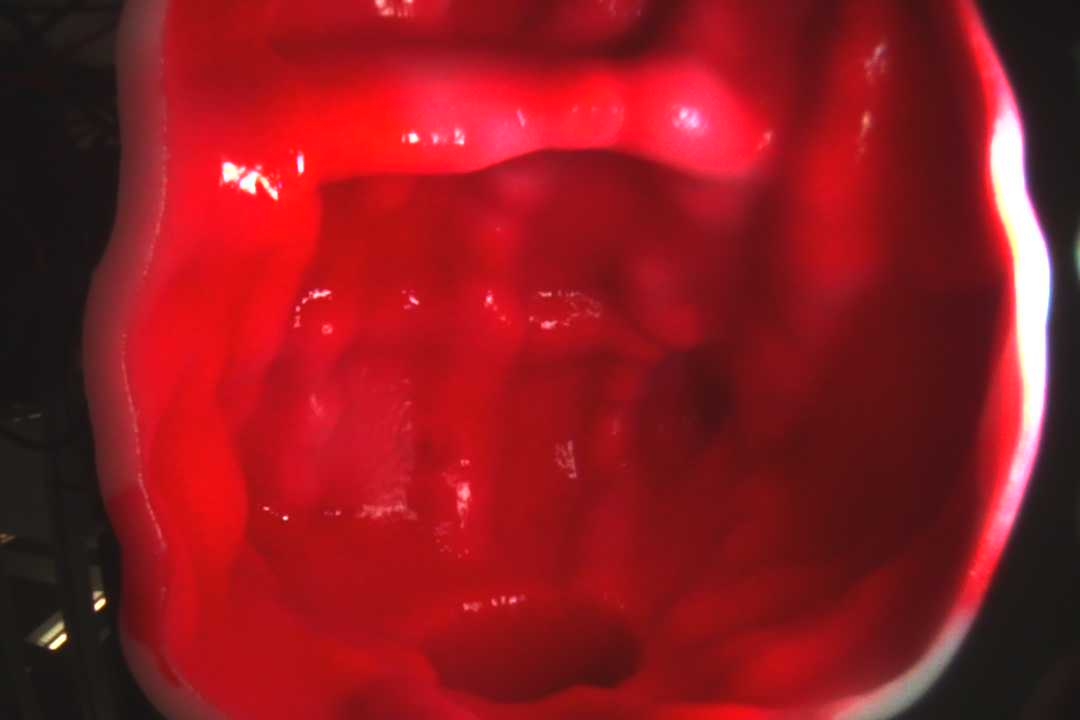
#> input picture samplePhoto2/1.jpg, 1080 x 720 px; its folder holds only this picture in this run
$ python optimize_unity_warp.py
#> lines starting #> are read from the running program, lines starting #| are printed output that depends on the picture
"""
Search best image-space alignment of Unity PNGs to original JPGs:
  - translation (dx, dy)  ~ XYZ / aim residual in image plane
  - anisotropic scale (sx, sy)  ~ independent horizontal / vertical FOV
  - also tries rot0 and rot180

Writes:
  compare_out/warped/{id}_unity_warped.png   best-warped Unity
  compare_out/warped/{id}_side_by_side.png   orig | warped | blend | diff
  compare_out/warped/best_params.csv
"""

from __future__ import annotations

import csv
import math
from pathlib import Path

import numpy as np
from PIL import Image, ImageDraw, ImageFont

ROOT = Path(__file__).resolve().parent.parent
ORIG_DIR = ROOT / "samplePhoto2"
UNITY_DIR = ROOT / "Unity based on read transform"
OUT_DIR = ROOT / "compare_out" / "warped"

# Keep aspect; work at half-res for speed, then apply params at full-res.
WORK_W, WORK_H = 540, 360
SX_MIN, SX_MAX, SX_STEPS = 0.70, 1.50, 17
SY_MIN, SY_MAX, SY_STEPS = 0.70, 1.50, 17
IDS = list(range(1, 10))
TRY_ROTS = (0, 180)


def load_rgb(path: Path, size: tuple[int, int] | None = None) -> Image.Image:
    img = Image.open(path).convert("RGB")
    if size is not None:
        img = img.resize(size, Image.Resampling.BILINEAR)
    return img


def to_gray(img: Image.Image) -> np.ndarray:
    a = np.asarray(img, dtype=np.float32)
    return 0.2989 * a[..., 0] + 0.5870 * a[..., 1] + 0.1140 * a[..., 2]


def sobel_mag(g: np.ndarray) -> np.ndarray:
    gx = np.zeros_like(g)
    gy = np.zeros_like(g)
    gx[:, 1:-1] = 0.5 * (g[:, 2:] - g[:, :-2])
    gy[1:-1, :] = 0.5 * (g[2:, :] - g[:-2, :])
    mag = np.sqrt(gx * gx + gy * gy)
    # 3x3 separable blur
    k = np.array([0.25, 0.5, 0.25], dtype=np.float32)
    tmp = np.pad(mag, ((0, 0), (1, 1)), mode="edge")
    tmp = tmp[:, :-2] * k[0] + tmp[:, 1:-1] * k[1] + tmp[:, 2:] * k[2]
    tmp = np.pad(tmp, ((1, 1), (0, 0)), mode="edge")
    return tmp[:-2, :] * k[0] + tmp[1:-1, :] * k[1] + tmp[2:, :] * k[2]


def zscore(a: np.ndarray) -> np.ndarray:
    m = float(a.mean())
    s = float(a.std())
    if s < 1e-6:
        return a * 0.0
    return (a - m) / s


def fft_ncc_best_shift(ref: np.ndarray, mov: np.ndarray) -> tuple[float, int, int]:
    r = zscore(ref)
    m = zscore(mov)
    corr = np.fft.ifft2(np.fft.fft2(r) * np.conj(np.fft.fft2(m))).real / r.size
    iy, ix = np.unravel_index(int(np.argmax(corr)), corr.shape)
    h, w = corr.shape
    dy = iy if iy <= h // 2 else iy - h
    dx = ix if ix <= w // 2 else ix - w
    return float(corr[iy, ix]), int(dy), int(dx)


def warp_gray(g: np.ndarray, sx: float, sy: float, dx: int = 0, dy: int = 0) -> np.ndarray:
    """Anisotropic scale about center, then translate. Output same HxW."""
    h, w = g.shape
    nw = max(1, int(round(w * sx)))
    nh = max(1, int(round(h * sy)))
    # normalize display range for PIL
    gmax = float(g.max()) if float(g.max()) > 1e-6 else 1.0
    pil = Image.fromarray(np.clip(g / gmax * 255.0, 0, 255).astype(np.uint8), mode="L")
    pil = pil.resize((nw, nh), Image.Resampling.BILINEAR)
    canvas = Image.new("L", (w, h), 0)
    canvas.paste(pil, ((w - nw) // 2 + dx, (h - nh) // 2 + dy))
    return np.asarray(canvas, dtype=np.float32)


def warp_rgb(img: Image.Image, sx: float, sy: float, dx: int, dy: int) -> Image.Image:
    w, h = img.size
    nw = max(1, int(round(w * sx)))
    nh = max(1, int(round(h * sy)))
    resized = img.resize((nw, nh), Image.Resampling.BILINEAR)
    canvas = Image.new("RGB", (w, h), (0, 0, 0))
    canvas.paste(resized, ((w - nw) // 2 + dx, (h - nh) // 2 + dy))
    return canvas


def rotate_img(img: Image.Image, rot: int) -> Image.Image:
    return img.rotate(rot) if rot else img.copy()


def search_best(ref_e: np.ndarray, mov_e: np.ndarray) -> dict:
    best = {"ncc": -1e9, "sx": 1.0, "sy": 1.0, "dx": 0, "dy": 0}
    sxs = np.linspace(SX_MIN, SX_MAX, SX_STEPS)
    sys = np.linspace(SY_MIN, SY_MAX, SY_STEPS)
    for sx in sxs:
        for sy in sys:
            # scale first; shift solved by FFT
            scaled = warp_gray(mov_e, float(sx), float(sy), 0, 0)
            ncc, dy, dx = fft_ncc_best_shift(ref_e, scaled)
            if ncc > best["ncc"]:
                best = {
                    "ncc": ncc,
                    "sx": float(sx),
                    "sy": float(sy),
                    "dx": int(dx),
                    "dy": int(dy),
                }
    return best


def font(size: int = 14):
    try:
        return ImageFont.truetype("arial.ttf", size)
    except OSError:
        return ImageFont.load_default()


def make_side_by_side(orig: Image.Image, warped: Image.Image, title: str, params: dict) -> Image.Image:
    w, h = orig.size
    gap = 8
    header, footer = 40, 50
    canvas = Image.new("RGB", (4 * w + 5 * gap, header + h + footer), (20, 20, 20))
    draw = ImageDraw.Draw(canvas)
    f, fs = font(16), font(13)
    draw.text((gap, 10), title, fill=(240, 240, 240), font=f)

    o = np.asarray(orig, dtype=np.float32)
    u = np.asarray(warped, dtype=np.float32)
    blend = np.clip(0.5 * o + 0.5 * u, 0, 255).astype(np.uint8)
    diff = np.clip(np.abs(o - u), 0, 255).astype(np.uint8)

    tiles = [
        (orig, "original"),
        (warped, "unity warped"),
        (Image.fromarray(blend), "blend"),
        (Image.fromarray(diff), "abs diff"),
    ]
    for i, (im, label) in enumerate(tiles):
        x = gap + i * (w + gap)
        canvas.paste(im, (x, header))
        draw.text((x, header + h + 4), label, fill=(200, 200, 200), font=fs)

    info = (
        f"rot={params['rot']}  sx={params['sx']:.3f}  sy={params['sy']:.3f}  "
        f"dx={params['dx']}  dy={params['dy']}  edgeNCC={params['ncc']:.4f}"
    )
    draw.text((gap, header + h + 28), info, fill=(255, 220, 120), font=fs)
    return canvas


def main() -> None:
    OUT_DIR.mkdir(parents=True, exist_ok=True)
    rows: list[dict] = []

    for i in IDS:
        op = ORIG_DIR / f"{i}.jpg"
        up = UNITY_DIR / f"{i}.png"
        if not op.exists() or not up.exists():
            print(f"skip {i}")
            continue

        # Full-res originals for final warp output
        orig_full = load_rgb(op)
#> in load_rgb, img is the input picture: PIL image 1080x720 RGB; mean R, G, B 141.7, 25.6, 31.7
        unity_full = load_rgb(up)
        fw, fh = orig_full.size
#> fw = 1080; fh = 720

        # Work-res for search
        orig_w = orig_full.resize((WORK_W, WORK_H), Image.Resampling.BILINEAR)
        unity_w = unity_full.resize((WORK_W, WORK_H), Image.Resampling.BILINEAR)
        ref_e = sobel_mag(to_gray(orig_w))
#> in to_gray, `return 0.2989 * a[..., 0] + 0.5870 * a[..., 1] + 0.1140 * a[..., 2]`:
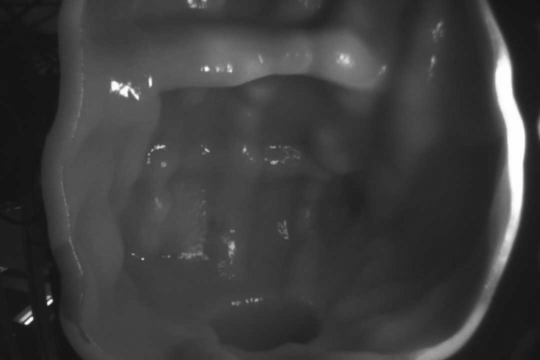
#> returned value: shape (360, 540) float32; min 18.85, max 255, mean 61.1
#> in sobel_mag, `gx = np.zeros_like(g)`: gx: shape (360, 540) float32; every value is 0
#> in sobel_mag, `gx[:, 1:-1] = 0.5 * (g[:, 2:] - g[:, :-2])`:
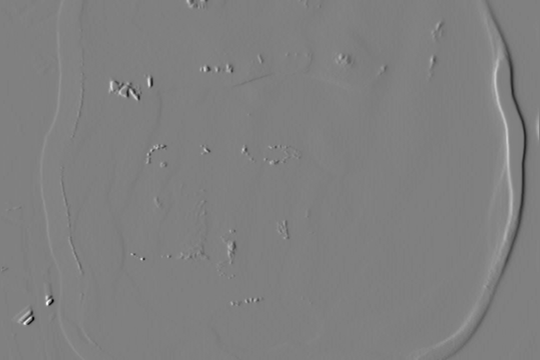
#> gx: shape (360, 540) float32; min -90.64, max 89.89, mean 0; drawn with min black and max white
#> in sobel_mag, `gy[1:-1, :] = 0.5 * (g[2:, :] - g[:-2, :])`:
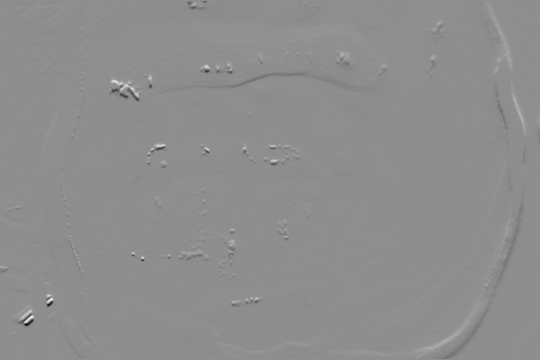
#> gy: shape (360, 540) float32; min -97.16, max 77.01, mean 0; drawn with min black and max white
#> in sobel_mag, `mag = np.sqrt(gx * gx + gy * gy)`:
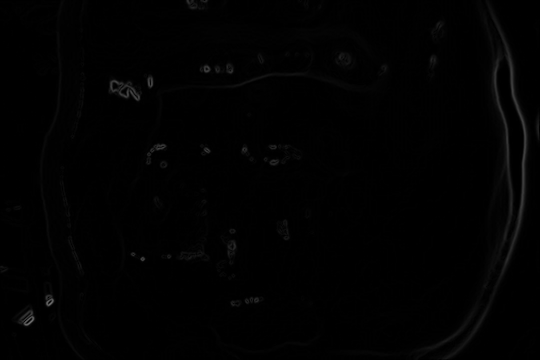
#> mag: shape (360, 540) float32; min 0, max 110.6, mean 1.9
#> in sobel_mag, `tmp = tmp[:, :-2] * k[0] + tmp[:, 1:-1] * k[1] + tmp[:, 2:] * k[2]`:
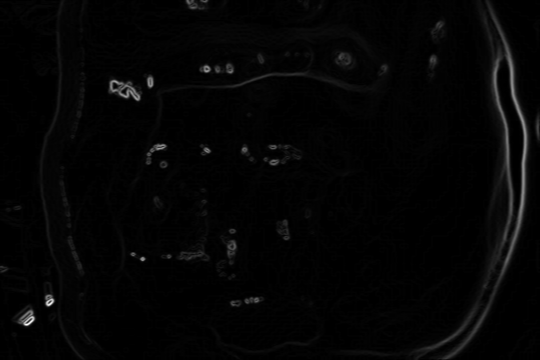
#> tmp: shape (360, 540) float32; min 0, max 98.57, mean 1.9; drawn with min black and max white

        best_all = None
        for rot in TRY_ROTS:
            mov = rotate_img(unity_w, rot)
            mov_e = sobel_mag(to_gray(mov))
            cand = search_best(ref_e, mov_e)
            cand["rot"] = rot
            if best_all is None or cand["ncc"] > best_all["ncc"]:
                best_all = cand
#> this loop made 2 passes
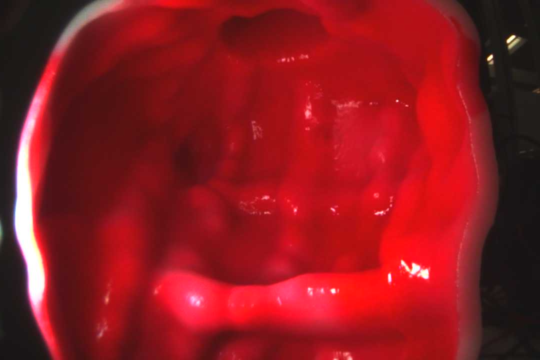
#> mov: PIL image 540x360 RGB; mean R, G, B 141.8, 25.7, 31.8

        assert best_all is not None

        # Map work-res shift to full-res
        scale_x = fw / WORK_W
        scale_y = fh / WORK_H
        dx_full = int(round(best_all["dx"] * scale_x))
        dy_full = int(round(best_all["dy"] * scale_y))

        unity_rot = rotate_img(unity_full, best_all["rot"])
        warped_full = warp_rgb(
            unity_rot, best_all["sx"], best_all["sy"], dx_full, dy_full
        )
#> in warp_rgb, `canvas = Image.new("RGB", (w, h), (0, 0, 0))`: canvas: PIL image 1080x720 RGB; every value is 0

        # Also warp work-res for side-by-side panel at work size
        warped_work = warp_rgb(
            rotate_img(unity_w, best_all["rot"]),
            best_all["sx"],
            best_all["sy"],
            best_all["dx"],
            best_all["dy"],
        )
#> in warp_rgb (call 2), `canvas = Image.new("RGB", (w, h), (0, 0, 0))`: canvas: PIL image 540x360 RGB; every value is 0
        panel = make_side_by_side(
            orig_w,
            warped_work,
            f"pair {i}: best sx/sy + shift (+rot search)",
            best_all,
        )
#> in make_side_by_side, `canvas = Image.new("RGB", (4 * w + 5 * gap, header + h + footer), (20,..`: canvas: PIL image 2200x450 RGB; every value is 20
#> the loop in make_side_by_side, `for i, (im, label) in enumerate(tiles):` made 4 passes
#> label on passes 1 to 4: 'original', 'unity warped', 'blend', 'abs diff'
#> after the loop in make_side_by_side, `for i, (im, label) in enumerate(tiles):`:
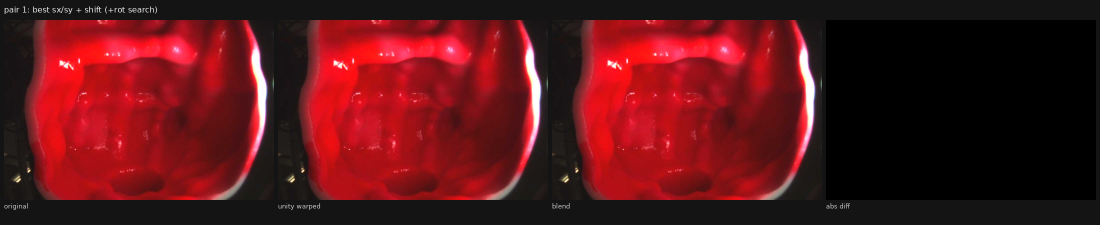
#> canvas: PIL image 2200x450 RGB (shown at 1/2 size); mean R, G, B 88.1, 19.7, 23.3

        out_img = OUT_DIR / f"{i}_unity_warped.png"
        out_panel = OUT_DIR / f"{i}_side_by_side.png"
        warped_full.save(out_img)
        panel.save(out_panel)

        row = {
            "id": i,
            "rot": best_all["rot"],
            "sx": f"{best_all['sx']:.4f}",
            "sy": f"{best_all['sy']:.4f}",
            "dx_work": best_all["dx"],
            "dy_work": best_all["dy"],
            "dx_full": dx_full,
            "dy_full": dy_full,
            "edgeNCC": f"{best_all['ncc']:.4f}",
            "fov_hint_x": f"scale_x={best_all['sx']:.3f} (>1 Unity too narrow / zoomed-in on X)",
            "fov_hint_y": f"scale_y={best_all['sy']:.3f} (>1 Unity too narrow / zoomed-in on Y)",
            "warped": out_img.name,
            "panel": out_panel.name,
        }
        rows.append(row)
        print(
            f"[{i}] rot={best_all['rot']:3d}  "
            f"sx={best_all['sx']:.3f} sy={best_all['sy']:.3f}  "
            f"dx,dy(full)=({dx_full},{dy_full})  "
            f"NCC={best_all['ncc']:.4f}"
        )
#| [1] rot=  0  sx=1.000 sy=1.000  dx,dy(full)=(0,0)  NCC=0.9998

    csv_path = OUT_DIR / "best_params.csv"
    with csv_path.open("w", newline="", encoding="utf-8-sig") as f:
        writer = csv.DictWriter(f, fieldnames=list(rows[0].keys()))
        writer.writeheader()
        writer.writerows(rows)

    # Aggregate suggestion for Unity
    sxs = [float(r["sx"]) for r in rows]
    sys_ = [float(r["sy"]) for r in rows]
    rots = [int(r["rot"]) for r in rows]
    print("\n======== DONE ========")
    print(f"Output: {OUT_DIR}")
    print(f"rot counts: {{{', '.join(f'{k}:{rots.count(k)}' for k in sorted(set(rots)))}}}")
    print(f"sx mean={np.mean(sxs):.3f} std={np.std(sxs):.3f}")
    print(f"sy mean={np.mean(sys_):.3f} std={np.std(sys_):.3f}")
    print(
        "Unity FOV rough map (perspective):\n"
        "  if sx>1, image was stretched wider to match => Unity horizontal FOV too small "
        f"(try FOV_x ~ current * sx, mean sx={np.mean(sxs):.3f})\n"
        "  same for sy / vertical FOV "
        f"(mean sy={np.mean(sys_):.3f})\n"
        "  dx,dy are residual image shifts after that FOV fix (pose/aim)."
    )


if __name__ == "__main__":
    main()
